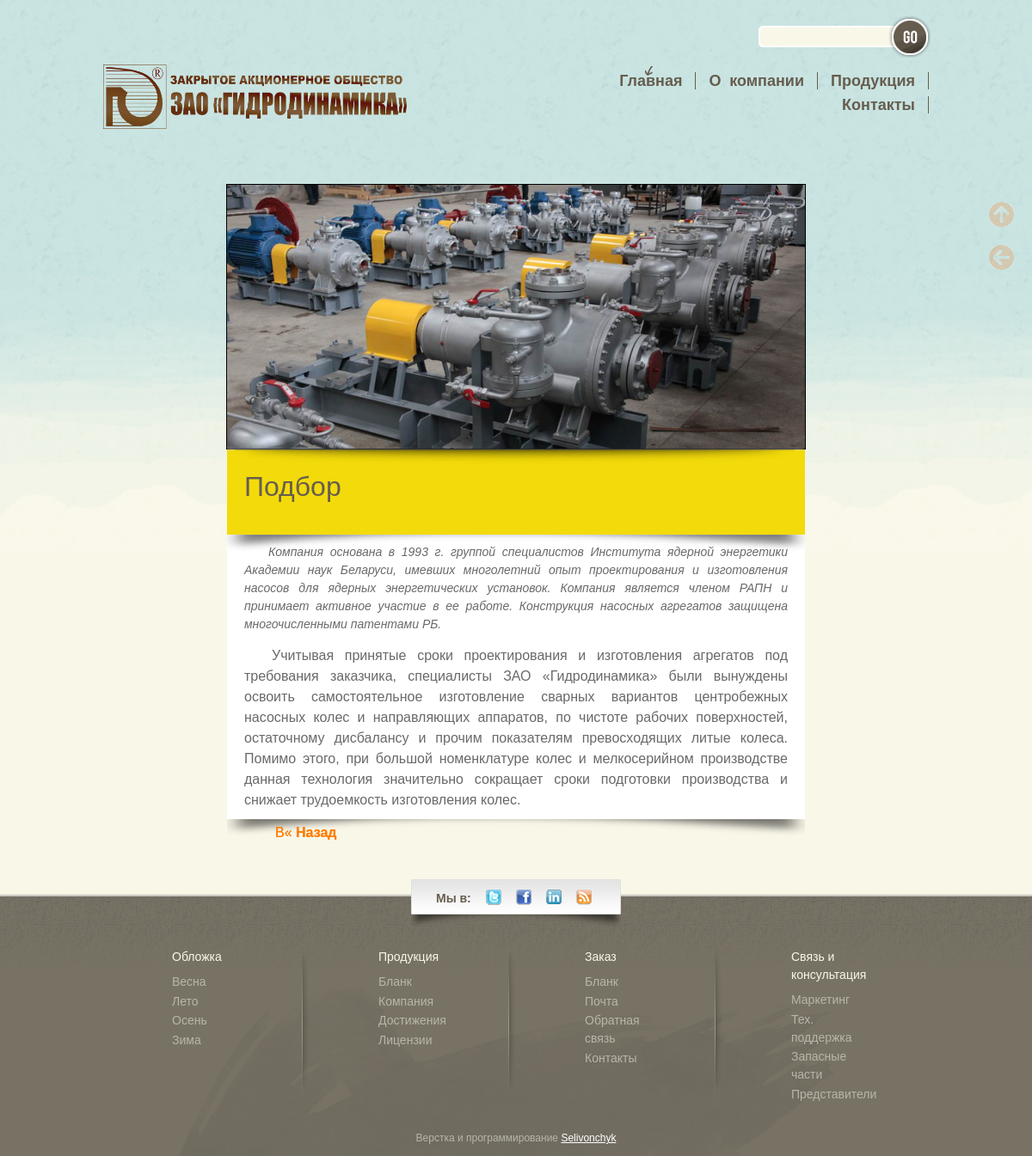
Screenshot of /gidrodinamika.ru/home/gidrodin/public_html/index.php?new=2 with the database file from the repository.
### tables this page shows
CREATE TABLE `main_ind` (
  `id` int(3) NOT NULL,
  `img_d` varchar(255) NOT NULL,
  `title_d` varchar(255) NOT NULL,
  `m_kd` varchar(255) NOT NULL,
  `m_dd` varchar(255) NOT NULL,
  `text` text NOT NULL,
  `img` varchar(255) NOT NULL
);

### gidrodinamika.ru/home/gidrodin/public_html/index.php (the view, shortened to what this page needs)
<?php
if(	!isset($_REQUEST['new']))
	$ret_ind = 0;
else
{
	if(   !is_numeric($_REQUEST['new'])
	   ||  empty     ($_REQUEST['new']))
	{
		unset($_REQUEST['new']);
	}
	else
	{
		$id		 = intval($_REQUEST['new']);
		$ret_ind = 1;
	}
}
?>
<!DOCTYPE html>
<html lang = "ru">
<head>
    <link href       = "css/style.css"
          media      = "screen"
          rel        = "stylesheet"
          type       = "text/css"
    />
    <link href       = "css/spring.css"
          media      = "screen"
          rel        = "stylesheet"
          type       = "text/css"
    />
</head>
<body>
<div class = 'hold_admin' >
	<div class = 'navbar' >
		<a class = 'scroll_to_top'
		   href  = '#top'
		   title = 'Вернуться к началу страницы'
		>
			<img src = "img/arrow_top_oval.png" />
		</a>
		<a class = 'scroll_return'
		   href  = 'javascript:history.back()'
		   title = 'Вернуться обратно'
		>
			<img src = "img/arrow_return_oval.png" />
		</a>
	</div>
</div>
<div id = "wrapper">
	<?php include("block/header.php");?>
	<div id = "header">
		<?php include("block/logo_search.php");?>
		<img alt   = "Active"
			 class = "arrow-index"
			 id    = "arrow-top"
			 src   = "img/nav-arrow-top.png"
		/>
	</div>
	<div id = "main">
    <?php
	if( $ret_ind == 0)
	{
		$onMouseOut_prev	= "this.src = 'img/prev-slide.png'";
		$onMouseOver_prev	= "this.src = 'img/prev-slide_hover.png'";
		$onMouseOut_next	= "this.src = 'img/next-slide.png'";
		$onMouseOver_next	= "this.src = 'img/next-slide_hover.png'";
		echo <<<here
			<div id = 'slideshow'>
				<ul id = 'slides'>
					<li>
						<img alt  = 'Imagen'
							 name = 'slide_show'
							 src  = 'slides/05.jpg'
						/>
					</li>
				</ul>
				<span></span>
				<a href = 'javascript:chgImg(-1)'>
					<img alt 		 = 'Prev'
						 id 		 = 'prev'
						 onMouseOut	 = '$onMouseOut_prev'
						 onMouseOver = '$onMouseOver_prev'
						 src		 = 'img/prev-slide.png'
					/>
				</a>
				<a href = 'javascript:chgImg(1)'>
					<img alt		 = 'Next'
						 id			 = 'next'
						 onMouseOut	 = '$onMouseOut_next'
						 onMouseOver = '$onMouseOver_next'
						 src		 = 'img/next-slide.png'
					/>
				</a>
				<script type = 'text/javascript'>
					auto();
				</script>
			</div>
here;
		$d	=	"com.txt";
		if(	file_exists($d))
		{
			$arr = file($d);
			echo <<<here
			<marquee behavior	  = "alternate"
					 class		  = "marq"
					 height		  = "35"
					 scrollamount = "2"
					 width		  = "90%"
			>
				$arr[0]
			</marquee>
here;
		}
		include("block/db.php");
		$result_d = mysqli_query($db,
			"SELECT
				id,
				img_d,
				title_d,
				m_kd,
				m_dd
			FROM
				main_ind"
		);
		$myrow_d = mysqli_fetch_array($result_d);
		echo "<div class = 'holder'>";
		do
		{
			echo
				"<div class = 'block'>
					<div class = 'small-block'>
						<a href = 'index.php?new=".$myrow_d['id']."'>
							<img class = 'small'
								 src   = '".$myrow_d['img_d']."'
							/>
						</a>
					</div>
					<span></span>
					<h2 class = 'custom'>
						<a href = 'index.php?new=".$myrow_d['id']."'>
							".$myrow_d['title_d']."
						</a>
					</h2>
					<h5 class = 'custom'>
						<a href = 'index.php?new=".$myrow_d['id']."'>
							".$myrow_d['m_kd']."
						</a>
					</h5>
					<p class = 'index-text'>
						".$myrow_d['m_dd']."
					</p>
					<p>
						<a class = 'more'
						   href  = 'index.php?new=".$myrow_d['id']."'
						>
							Далее
						</a>
					</p>
				</div>";
		}
		while( $myrow_d = mysqli_fetch_array($result_d));
						  mysqli_close($db);
		echo "</div>";
	}
	else
	{
		$result_d = mysqli_query($db,
			"SELECT
				id,
				img_d,
				title_d,
				text
			FROM
				main_ind
			WHERE
				id = '$id'"
		);
		$myrow_d = mysqli_fetch_array($result_d);
		$onclick = "this.href = 'javascript:history.back()'";
		do
		{
			echo
				"<div id = 'rec_block_single'>
					<div class = 'thumb-rec'>
						<a	href	= 'Вернуться обратно'
							onclick	= '$onclick'
							title	= 'Вернуться обратно'
						>
							<img class = 'rec-img'
								 src   = '".$myrow_d['img_d']."'
							/>
						</a>
						<span></span>
					</div>
					<p5 class = 'bgcol'>
						<h2>
							".$myrow_d['title_d']."
						</h2>
					</p5>
					<span1></span1>
					<div class = 'brief'>
						".$myrow_d['text']."
					</div>
					<span2></span2>
					<div id = 'backlink_rec'>
						<a	class	= 'more'
							href	= 'Вернуться обратно'
							onclick	= '$onclick'
							title	= 'Вернуться обратно'
						>
							<strong>
								Назад
							</strong>
						</a>
					</div>
				</div>";
		}
		while($myrow_d = mysqli_fetch_array($result_d));
	}
	?>
	</div>
</div>
<?php include("block/footer.php");?>
</body>
</html>

### gidrodinamika.ru/home/gidrodin/public_html/css/style.css (style rules this page uses)
:root { --black-color: #000000; --dull_gray-color: #696969; --gray-color: #808080; --telegray-color: #909090; --pearl_beige-color: #6a5d4d; --maroon_brown-color: #800000; --red-color: #ff0000; --dark_amber-color: #ff7e00; --beige-color: #f5f5dc; --rape_yellow-color: #f3da0b; --white-color: #ffffff; --green_trefoil-color: #009a63; --moderate_blue-color: #395778; --midnight_blue-color: #003366; }
img { border:0; }
.hold_admin { bottom:0; position:fixed; right:0; top:0; width:70px; z-index:2; }
.hold_admin .navbar { bottom:0; position:absolute; top:0; z-index:2; }
.hold_admin .scroll_to_top, .hold_admin .scroll_return { -khtml-opacity:.4; -moz-opacity:.4; display:block; filter:alpha( opacity=40 ); filter:progid: DXImageTransform.Microsoft.Alpha( opacity=40 ); margin:-15px 0 70px 20px; opacity:.4; position:absolute; top:250px; }
.hold_admin .scroll_return { top:300px; }
body { x-background:url(../img/spring/bg.gif) repeat-x top center #f9f7e8; color:#696969; font-family:Arial, Helvetica, sans-serif; font-size:100%; line-height:1; }
div#wrapper { margin:0 auto; position:relative; width:960px; }
h2 { color:#665d4e; font-size:32px; line-height:1.5em; }
div#header { x-background: url(../img/spring/top-bg.png) no-repeat; height: 210px; overflow: hidden; position: left; width: 100%; }
img#arrow-top { position:relative; top:75px; z-index:1; }
img.arrow-index { left:630px; }
div#main { min-height:650px; overflow:hidden; position:relative; width:100%; }
p.italic { font-size:14px; font-style:italic; margin-bottom:1em; text-align:justify; }
#backlink_rec a:before { content: "« " }
#nextlink .more, #backlink_rec .more { color: var(--dark_amber-color); display: block; margin: 2px 0 5px 50px; padding: 6px; text-decoration: none; text-shadow: 0px 1px 0px var(--pearl-beige-color); z-index: 2 }
div#rec_block .bgcol, div#rec_block_single .bgcol { background: var(--rape_yellow-color); display: block; font-size: 14px; height: 60px; padding: 20px; text-align: justify }
div#rec_block_single .bgcol h2 { padding: 0 }
div#rec_block .rec-img, div#rec_block_single .rec-img { display: block; max-height: 300px; outline: 1px solid var(--black-color); position: relative; width: 310px }
div#rec_block_single .rec-img { max-height: 1200px; min-height: 300px }
div#rec_block .brief, div#rec_block_single .brief { background: var(--white-color); padding: 10px 10px; z-index: -5 }
div#rec_block a, div#rec_block_single a { -moz-background-clip: text; -webkit-background-clip: text; background: text var(--dark_amber-color); color: transparent; display: block; text-align: justify; text-decoration: none; text-shadow: 0 2px 3px rgba(255,255,255,0.5) }
div#rec_block p, div#rec_block_single p { line-height: 1.5em; padding: 0 10px; text-align: justify; text-indent: 2em }
div#rec_block span, div#rec_block span1, div#rec_block span2, div#rec_block_single span, div#rec_block_single span1, div#rec_block_single span2 { border: 0; height: 19px; position: absolute }
div#rec_block, div#rec_block_single { display: block; float: left; margin: 5px; width: 310px }
div#rec_block_single { margin-left: 144px; width: 70% }
div#rec_block_single .rec-img { width: 672px }
div#rec_block_single span { background: url(../img/shadow-rec-img_single.png) no-repeat bottom center; width: 672px }
div#rec_block_single span1, div#rec_block_single span2 { background: url(../img/shadow-bg-rec_single.png) no-repeat bottom center; width: 672px }

### gidrodinamika.ru/home/gidrodin/public_html/css/spring.css (style rules this page uses)
body { background:#f9f7e8 url(../img/spring/bg1.gif) repeat-x top center; }
body { x-background:#f9f7e8 url(../img/spring/bg.gif) repeat-x top center; }
div#header { x-background:url(../img/spring/top-bg.png) no-repeat; }

### rows the page displays
main_ind: img_d (picture), title_d "Подбор", text "Компания основана в 1993 г. группой специалистов Института ядерной энергетики Академии наук Беларуси, имевших многолетний опыт проектирования и изготовления насосов для ядерных энергетических установок. Компания является членом РАПН и принимает активное участие в ее работе. Конструкция насосных агрегатов защищена многочисленными патентами РБ. Учитывая принятые сроки проектирования и изготовления агрегатов под требования заказчика, специалисты ЗАО «Гидродинамика» были вынуждены освоить самостоятельное изготовление сварных вариантов центробежных насосных колес и направляющих аппаратов, по чистоте рабочих поверхностей, остаточному дисбалансу и прочим показателям превосходящих литые колеса.…"
